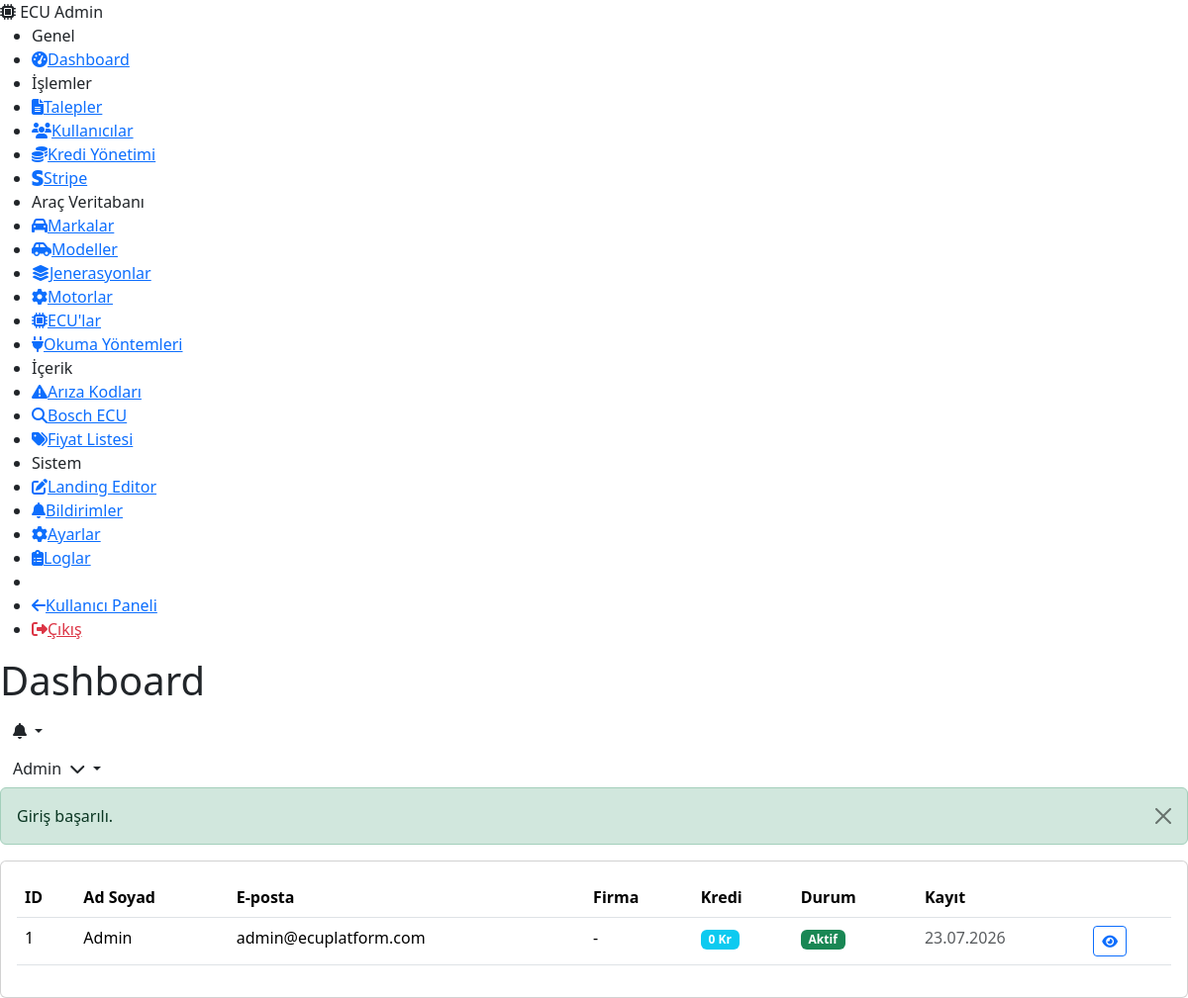
Page /admin/users (signed in) on the committed database.
### tables this page shows
CREATE TABLE IF NOT EXISTS `users` (
    `id`             INT UNSIGNED AUTO_INCREMENT PRIMARY KEY,
    `name`           VARCHAR(100)  NOT NULL,
    `email`          VARCHAR(191)  NOT NULL,
    `password`       VARCHAR(255)  NOT NULL,
    `phone`          VARCHAR(20)   DEFAULT NULL,
    `company`        VARCHAR(150)  DEFAULT NULL,
    `avatar`         VARCHAR(255)  DEFAULT NULL,
    `credit_balance` INT           NOT NULL DEFAULT 0,
    `role`           ENUM('user','admin') NOT NULL DEFAULT 'user',
    `email_token`    VARCHAR(64)   DEFAULT NULL,
    `email_verified` TINYINT(1)   NOT NULL DEFAULT 0,
    `reset_token`    VARCHAR(64)   DEFAULT NULL,
    `reset_expires`  DATETIME      DEFAULT NULL,
    `is_active`      TINYINT(1)   NOT NULL DEFAULT 1,
    `created_at`     DATETIME      NOT NULL DEFAULT CURRENT_TIMESTAMP,
    `updated_at`     DATETIME      NOT NULL DEFAULT CURRENT_TIMESTAMP ON UPDATE CURRENT_TIMESTAMP,
    UNIQUE KEY `uk_users_email`       (`email`),
    INDEX `idx_users_role`            (`role`),
    INDEX `idx_users_reset_token`     (`reset_token`),
    INDEX `idx_users_email_token`     (`email_token`)
);

### core/Controller.php (called while the page is built, shortened)
<?php
abstract class Controller
{
    protected function view(string $view, array $data = [], string $layout = 'app'): void
    {
        View::render($view, $data, $layout);
    }
}

### app/Controllers/Admin/UserController.php (called while the page is built, shortened)
<?php
final class UserController extends Controller
{
    private UserRepository $userRepo;
    public function __construct()
    {
        $this->userRepo = new UserRepository();
    }
    public function index(Request $request): void
    {
        $page = (int) ($request->get('page') ?: 1);
        $result = $this->userRepo->getAll($page);
        $this->view('admin/users/index', [
            'pageTitle'  => 'Kullanıcılar',
            'currentPage' => 'admin-users',
            'users'      => $result['data'],
            'total'      => $result['total'],
            'page'       => $result['current_page'],
            'totalPages' => $result['total_pages'],
        ], 'admin');
    }
}

### core/App.php (called while the page is built, shortened)
<?php
final class App
{
    private Router $router;
    private Request $request;
    public function __construct(string $basePath)
    {
        $this->bootstrap();
    }
    private function bootstrap(): void
    {
        View::share('auth_user', $this->getAuthUser());
        $this->request = new Request();
        $this->router  = new Router();
    }
    private function getAuthUser(): ?array
    {
        try {
            $db = Database::getInstance();
            return $db->fetch(
                'SELECT id, name, email, phone, company, avatar, credit_balance, role, is_active FROM users WHERE id = ?',
                [Session::userId()]
            );
        } catch (\Throwable) {
            return null;
        }
    }
    public function run(): void
    {
        $matched = $this->router->resolve($this->request);
        $this->executeMiddleware($matched['middleware'], function () use ($matched) {
            $this->dispatch($matched['action'], $matched['params']);
        });
    }
    private function executeMiddleware(array $middleware, callable $final): void
    {
        $middlewareStack = array_reverse($middleware);
        $next = $final;
        foreach ($middlewareStack as $mw) {
            $currentNext = $next;
            $next = function () use ($mw, $currentNext) {
                $instance = new $mw();
                $instance->handle($this->request, $currentNext);
            };
        }
        $next();
    }
    private function dispatch(string $action, array $params): void
    {
        [$controllerClass, $method] = explode('@', $action);
        $controller = new $controllerClass();
        $controller->$method($this->request, ...array_values($params));
    }
}

### app/Middleware/AdminMiddleware.php (called while the page is built, shortened)
<?php
final class AdminMiddleware extends Middleware
{
    public function handle(Request $request, callable $next): void
    {
        $next();
    }
}

### app/Middleware/AuthMiddleware.php (called while the page is built, shortened)
<?php
final class AuthMiddleware extends Middleware
{
    public function handle(Request $request, callable $next): void
    {
        $next();
    }
}

### index.php (called while the page is built, shortened)
<?php
$app = new Core\App(BASE_PATH);
$app->run();

### core/Database.php (called while the page is built, shortened)
<?php
final class Database
{
    private static ?Database $instance = null;
    private PDO $pdo;
    private function __construct()
    {
        $config = Config::get('database');
        $dsn = sprintf(
            'mysql:host=%s;port=%s;dbname=%s;charset=%s',
            $config['host'],
            $config['port'],
            $config['name'],
            $config['charset']
        );
        try {
            $this->pdo = new PDO($dsn, $config['username'], $config['password'], [
                PDO::ATTR_ERRMODE            => PDO::ERRMODE_EXCEPTION,
                PDO::ATTR_DEFAULT_FETCH_MODE => PDO::FETCH_ASSOC,
                PDO::ATTR_EMULATE_PREPARES   => false,
                PDO::ATTR_STRINGIFY_FETCHES  => false,
            ]);
        } catch (PDOException $e) {
            throw new PDOException('Veritabanı bağlantı hatası: ' . $e->getMessage());
        }
    }
    public static function getInstance(): self
    {
        if (self::$instance === null) {
            self::$instance = new self();
        }
        return self::$instance;
    }
    public function query(string $sql, array $params = []): \PDOStatement
    {
        $stmt = $this->pdo->prepare($sql);
        $stmt->execute($params);
        return $stmt;
    }
    public function fetch(string $sql, array $params = []): ?array
    {
        $result = $this->query($sql, $params)->fetch();
        return $result ?: null;
    }
    public function fetchAll(string $sql, array $params = []): array
    {
        return $this->query($sql, $params)->fetchAll();
    }
    public function count(string $table, string $where = '1=1', array $params = []): int
    {
        $sql = "SELECT COUNT(*) as total FROM {$table} WHERE {$where}";
        $result = $this->fetch($sql, $params);
        return (int) ($result['total'] ?? 0);
    }
}

### core/Config.php (called while the page is built, shortened)
<?php
final class Config
{
    private static array $config = [];
    public static function load(string $basePath): void
    {
        $configPath = $basePath . '/config';
        $files = glob($configPath . '/*.php');
        $skip = ['routes', 'services'];
        foreach ($files as $file) {
            $key = basename($file, '.php');
            if (in_array($key, $skip, true)) {
                continue;
            }
            self::$config[$key] = require $file;
        }
    }
    public static function get(string $key, mixed $default = null): mixed
    {
        $keys  = explode('.', $key);
        $value = self::$config;
        foreach ($keys as $k) {
            if (!is_array($value) || !array_key_exists($k, $value)) {
                return $default;
            }
            $value = $value[$k];
        }
        return $value;
    }
}

### app/Repositories/UserRepository.php (called while the page is built, shortened)
<?php
final class UserRepository implements UserRepositoryInterface
{
    private Database $db;
    public function __construct()
    {
        $this->db = Database::getInstance();
    }
    public function getAll(int $page = 1, int $perPage = 20): array
    {
        $total = $this->count();
        $totalPages = (int) ceil($total / $perPage);
        $page = max(1, min($page, $totalPages ?: 1));
        $offset = ($page - 1) * $perPage;
        $data = $this->db->fetchAll(
            'SELECT id, name, email, phone, company, credit_balance, role, is_active, email_verified, created_at FROM users ORDER BY id DESC LIMIT ? OFFSET ?',
            [$perPage, $offset]
        );
        return [
            'data' => $data,
            'total' => $total,
            'current_page' => $page,
            'total_pages' => $totalPages,
            'per_page' => $perPage,
        ];
    }
    public function count(): int
    {
        return $this->db->count('users');
    }
}

### resources/views/admin/users/index.php (the view, shortened to what this page needs)
<?php $pageTitle = 'Kullanıcılar'; $currentPage = 'admin-users'; ?>
<div class="card">
    <div class="card-body">
        <div class="table-responsive">
            <table class="table table-hover" id="usersTable">
                <thead><tr><th>ID</th><th>Ad Soyad</th><th>E-posta</th><th>Firma</th><th>Kredi</th><th>Durum</th><th>Kayıt</th><th></th></tr></thead>
                <tbody>
                    <?php foreach ($users as $u): ?>
                        <tr>
                            <td><?= $u['id'] ?></td>
                            <td class="fw-600"><?= \Core\View::escape($u['name']) ?></td>
                            <td><?= \Core\View::escape($u['email']) ?></td>
                            <td><?= \Core\View::escape($u['company'] ?? '-') ?></td>
                            <td><span class="badge bg-info"><?= $u['credit_balance'] ?> Kr</span></td>
                            <td><span class="badge bg-<?= $u['is_active'] ? 'success' : 'danger' ?>"><?= $u['is_active'] ? 'Aktif' : 'Pasif' ?></span></td>
                            <td class="text-muted"><?= date('d.m.Y', strtotime($u['created_at'])) ?></td>
                            <td><a href="/admin/users/<?= $u['id'] ?>" class="btn btn-sm btn-outline-primary"><i class="fas fa-eye"></i></a></td>
                        </tr>
                    <?php endforeach; ?>
                </tbody>
            </table>
        </div>
    </div>
</div>

### resources/views/partials/header.php (shortened to what this page needs)
<header class="app-header">
    <div class="header-left">
        <h1 class="page-title"><?= \Core\View::escape($pageTitle ?? 'Dashboard') ?></h1>
    </div>
    <div class="header-right">
        <div class="header-notification dropdown">
            <button class="btn btn-icon dropdown-toggle" data-bs-toggle="dropdown" id="notifDropdown">
                <i class="fas fa-bell"></i>
            </button>
        </div>
        <div class="header-user dropdown">
            <button class="btn dropdown-toggle" data-bs-toggle="dropdown">
                <span class="d-none d-md-inline"><?= \Core\View::escape($auth_user['name'] ?? '') ?></span>
                <i class="fas fa-chevron-down ms-1"></i>
            </button>
        </div>
    </div>
</header>

### rows in the picture
users: name "Admin", id "1", email "admin@ecuplatform.com", company "-", credit_balance "0", is_active "Aktif", created_at "23.07.2026"

### other values in the picture
self::escape($success) "Giriş başarılı."
